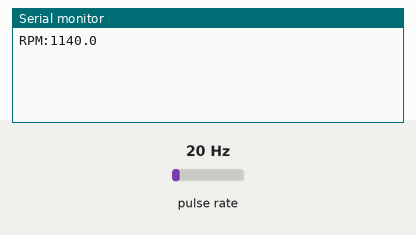
This sketch was run on a simulated ESP32. Shown: the last lines printed to the serial monitor. Wiring (inferred from the names in the program): pulse sensor: data GPIO 27. Inputs (shaded band) come from the test bench; at power-on: pulse rate 20 Hz.

Above: at 1.2 s.
1.3 s: pulse rate (sensor on GPIO 27) set to 4 Hz
At 2.6 s:
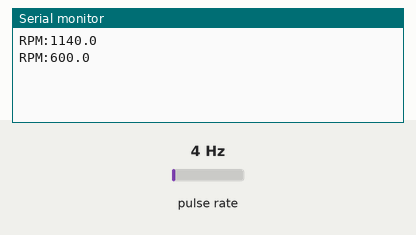
2.8 s: pulse rate (sensor on GPIO 27) set to 50 Hz
At 3.8 s:
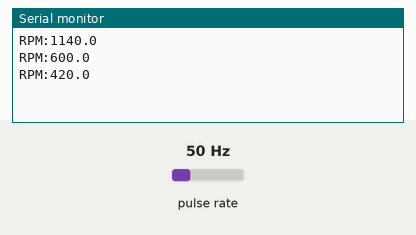
Timing chart, 0 to 5.8 s (numbered marks = the images above; inputs shaded):
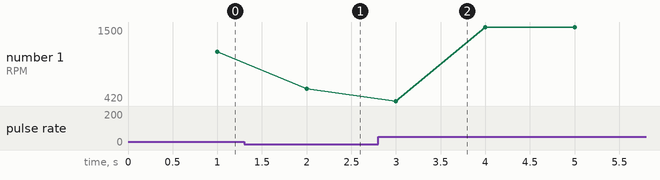

The sketch:

esp32-rpm.ino
```cpp
/*
 * ESP32 ホールセンサー RPM 計測ファームウェア（Phase 2 机上テスト用）
 *
 * 配線:
 *   ホールセンサーモジュール VCC -> 3.3V, GND -> GND, OUT -> GPIO 27
 *   回転側に小型ネオジム磁石1個（センサー本体は固定側に置く）
 *
 * 出力: 1秒ごとに USB シリアルへ "RPM:72.5" 形式で出力（115200bps）
 * Webアプリ側は sensorSerial.ts がこの行を読み取る。
 */

const int HALL_PIN = 27;
const unsigned long REPORT_INTERVAL_MS = 1000;
const unsigned long DEBOUNCE_US = 30000; // 30ms: チャタリング・二重検出防止

volatile unsigned long pulseCount = 0;
volatile unsigned long lastPulseUs = 0;

void IRAM_ATTR onPulse() {
  unsigned long now = micros();
  if (now - lastPulseUs > DEBOUNCE_US) {
    pulseCount++;
    lastPulseUs = now;
  }
}

unsigned long lastReportMs = 0;
unsigned long lastCount = 0;

void setup() {
  Serial.begin(115200);
  pinMode(HALL_PIN, INPUT_PULLUP);
  attachInterrupt(digitalPinToInterrupt(HALL_PIN), onPulse, FALLING);
}

void loop() {
  unsigned long now = millis();
  if (now - lastReportMs >= REPORT_INTERVAL_MS) {
    noInterrupts();
    unsigned long count = pulseCount;
    interrupts();

    unsigned long pulses = count - lastCount;
    float elapsedSec = (now - lastReportMs) / 1000.0f;
    // 磁石1個 = 1回転1パルス
    float rpm = (pulses / elapsedSec) * 60.0f;

    Serial.print("RPM:");
    Serial.println(rpm, 1);

    lastCount = count;
    lastReportMs = now;
  }
}
```

Measured:
- after the input at 1.3 s, the serial monitor: prints a new line after 0.70 s (image 1)
- after the input at 2.8 s, the serial monitor: prints a new line after 0.20 s (image 2)
- plotted number 1: 1140 → 600 after the input at 1.3 s, 600 → 1500 after the input at 2.8 s
